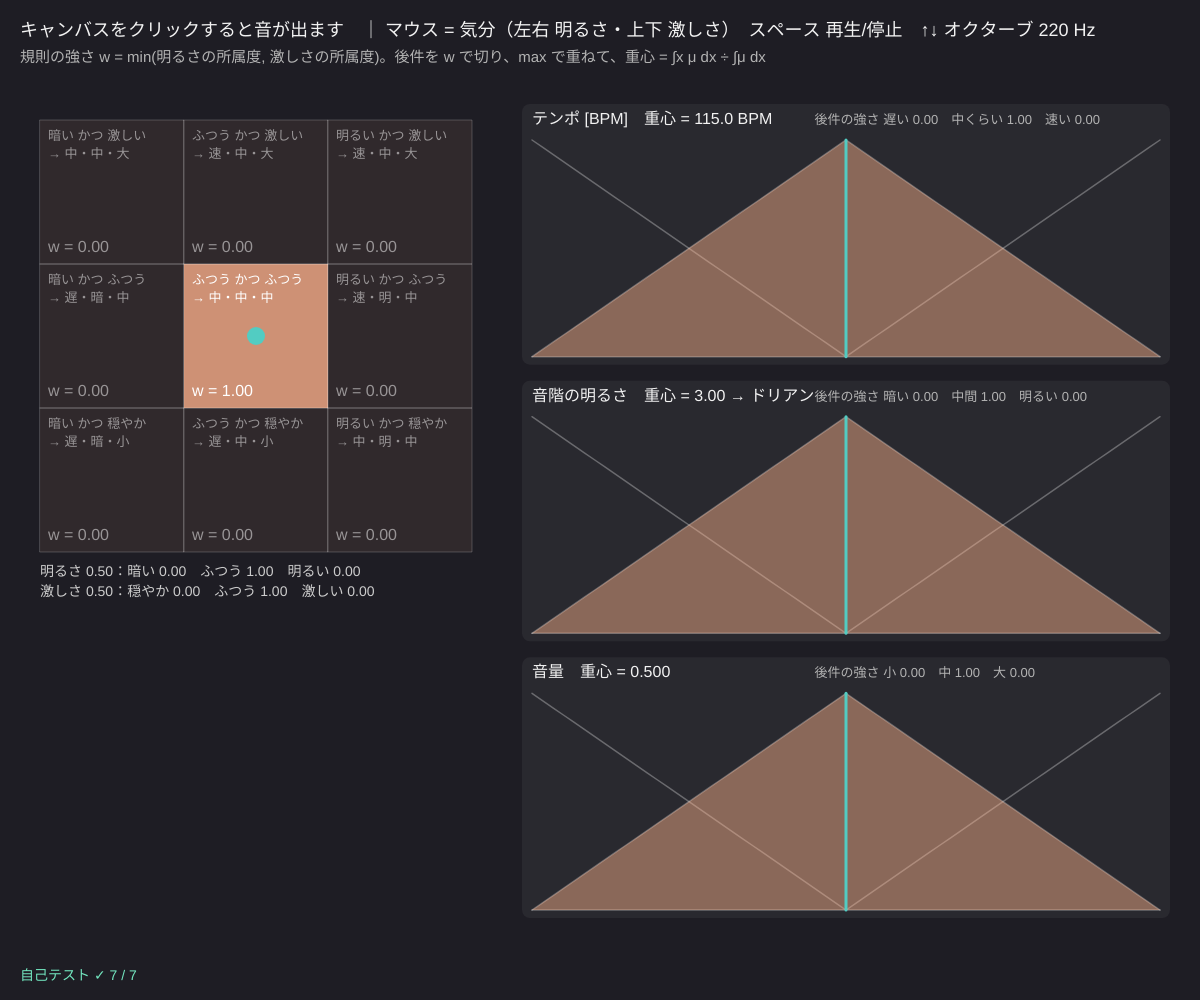
Frame 1 (no input)
Frame 60 (no input): identical to frame 1, image omitted
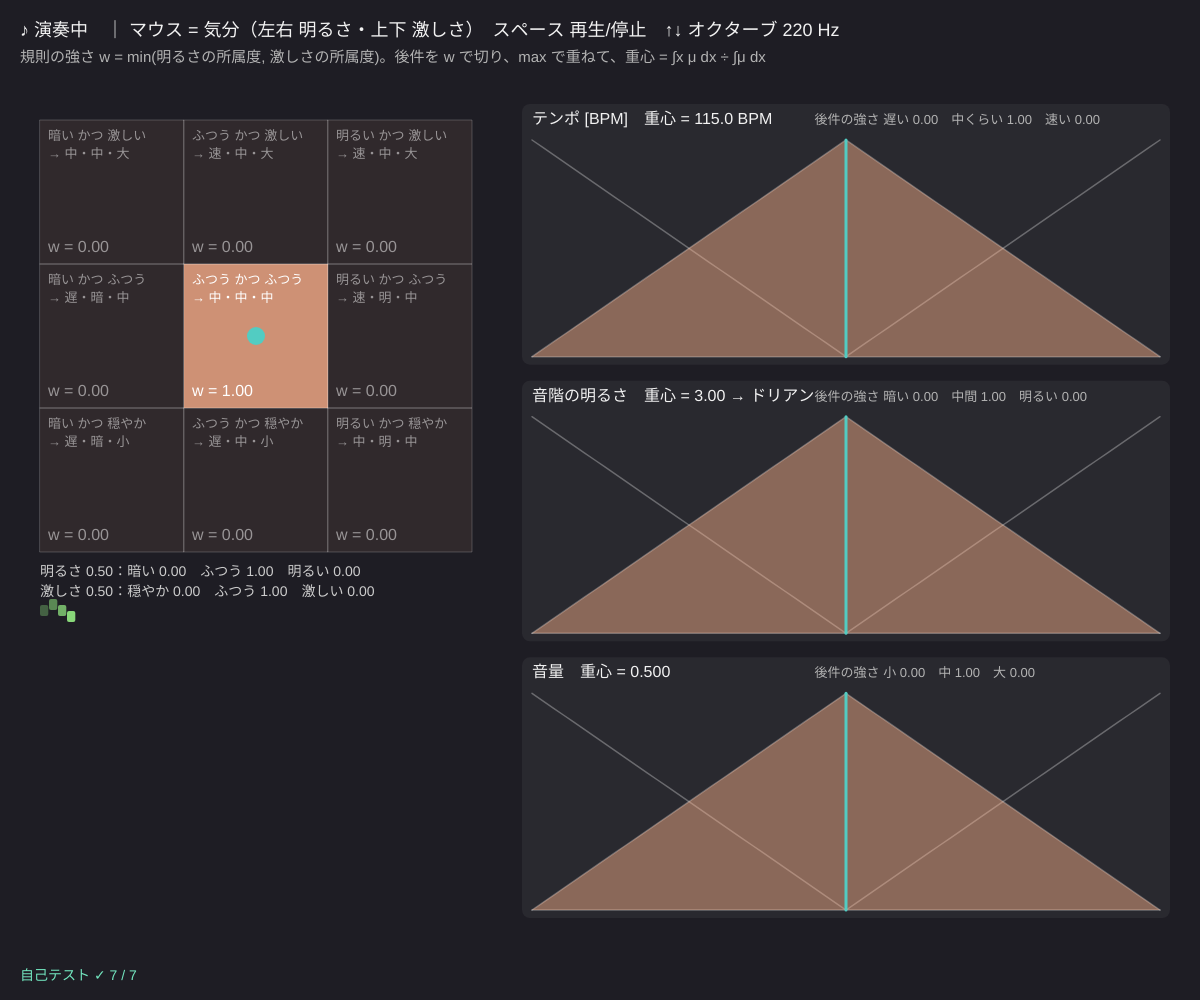
Frame 120 (the mouse pressed at the canvas centre since frame 60)

The p5.js sketch that drew these frames (run headless with seeded random() and noise() and a simulated clock; from frame 60 on, the mouse is pressed at the canvas centre):

// p5.js sketch
// ── sketch.js
// ============================================
// 14 ファジィ作曲
// マウスの位置 = 2 つの言語変数「明るさ」（左 暗い → 右 明るい）と「激しさ」（下 穏やか → 上 激しい）
//   9 個の規則（マムダニ型、min で切って max で集めて重心）で テンポ・音階・音量 を決めて演奏する
// まずクリック（音が出る） / マウス = 気分 / スペース = 再生・停止 / ↑↓ = オクターブ
// ============================================

const LV = ['暗い', 'ふつう', '明るい'], LE = ['穏やか', 'ふつう', '激しい'];
// ★ 規則の表 [明るさ][激しさ] → 後件の番号（0 小さい・1 中くらい・2 大きい）
let TEMPO_R = [[0, 0, 1], [0, 1, 2], [1, 2, 2]];   // 遅い・中くらい・速い
let SCALE_R = [[0, 0, 1], [1, 1, 1], [2, 2, 1]];   // 暗い音階・中間・明るい音階
let VOL_R = [[0, 1, 2], [0, 1, 2], [1, 1, 2]];     // 小・中・大
// 音階（暗い → 明るい の順に 7 つの旋法）
const MODES = [
  { name: 'ロクリアン', s: [0, 1, 3, 5, 6, 8, 10] }, { name: 'フリジアン', s: [0, 1, 3, 5, 7, 8, 10] },
  { name: 'エオリアン（短調）', s: [0, 2, 3, 5, 7, 8, 10] }, { name: 'ドリアン', s: [0, 2, 3, 5, 7, 9, 10] },
  { name: 'ミクソリディアン', s: [0, 2, 4, 5, 7, 9, 10] }, { name: 'イオニアン（長調）', s: [0, 2, 4, 5, 7, 9, 11] },
  { name: 'リディアン', s: [0, 2, 4, 6, 7, 9, 11] },
];
let base = 220;      // ★ いちばん下の音の高さ [Hz]
let bIn = 0.5, eIn = 0.5, playing = true, nextAt = 0, deg = 7, beat = 0, notes = [];
let SYS, pad;

function setup() {
  createCanvas(windowWidth, windowHeight);
  colorMode(HSB, 360, 100, 100, 100);
  SYS = makeSystems();
  selfTest();
}
// 入力 2 つは共通、出力ごとに 1 つのマムダニ系
function makeSystems() {
  let ins = [{ name: '明るさ', lo: 0, hi: 1, sets: evenTri(0, 1, LV) }, { name: '激しさ', lo: 0, hi: 1, sets: evenTri(0, 1, LE) }];
  let mk = (name, lo, hi, names, R) => ({ inputs: ins, output: { name, lo, hi, sets: evenTri(lo, hi, names) }, and: 'min', imp: 'min', N: 401,
    rules: R.flatMap((row, i) => row.map((k, j) => ({ ifs: [i, j], then: k }))) });
  return [mk('テンポ [BPM]', 50, 180, ['遅い', '中くらい', '速い'], TEMPO_R), mk('音階の明るさ', 0, 6, ['暗い', '中間', '明るい'], SCALE_R), mk('音量', 0, 1, ['小', '中', '大'], VOL_R)];
}

function draw() {
  background(250, 18, 14);
  let ps = Math.min(width * 0.36, height - 220);
  pad = { x: 40, y: 120, s: ps };
  if (mouseX > pad.x && mouseX < pad.x + ps && mouseY > pad.y && mouseY < pad.y + ps) {
    bIn = clampv((mouseX - pad.x) / ps, 0, 1); eIn = clampv(1 - (mouseY - pad.y) / ps, 0, 1);
  }
  let R = SYS.map((s) => mamdani(s, [bIn, eIn]));
  let tempo = R[0].y, modeI = Math.round(clampv(R[1].y, 0, 6)), vol = R[2].y;

  // 演奏：8 分音符ごとに 1 音（音階の中をふらふら歩く）
  if (playing && audioCtx && millis() >= nextAt) {
    let dt = 60000 / tempo / 2;
    nextAt = millis() + dt;
    deg = clampv(deg + Math.floor(Math.random() * 5) - 2, 0, 13);
    let sc = MODES[modeI].s, semi = 12 * Math.floor(deg / 7) + sc[deg % 7];
    playNote(base * Math.pow(2, semi / 12), (dt / 1000) * (1.6 - eIn), 0.04 + 0.3 * vol, eIn > 0.6 ? 'sawtooth' : 'triangle');
    if (beat % 4 === 0) playNote(base / 2, (dt / 1000) * 3, 0.03 + 0.2 * vol, 'sine');
    notes.push({ deg, vol, t: millis(), h: 20 + modeI * 30 }); if (notes.length > 48) notes.shift();
    beat++;
  }

  // パッド：9 つの規則のマス（色の濃さ = 発火の強さ）
  let w = R[0].w, cell = ps / 3;
  for (let i = 0; i < 3; i++) for (let j = 0; j < 3; j++) {
    let k = i * 3 + j;
    fill(20, 45, 100, 8 + 70 * w[k]); stroke(0, 0, 100, 20); rect(pad.x + i * cell, pad.y + (2 - j) * cell, cell, cell);
    noStroke(); fill(0, 0, 100, 50 + 50 * w[k]); textSize(13);
    text(LV[i] + ' かつ ' + LE[j], pad.x + i * cell + 8, pad.y + (2 - j) * cell + 20);
    text('→ ' + ['遅', '中', '速'][TEMPO_R[i][j]] + '・' + ['暗', '中', '明'][SCALE_R[i][j]] + '・' + ['小', '中', '大'][VOL_R[i][j]], pad.x + i * cell + 8, pad.y + (2 - j) * cell + 38);
    textSize(16); text('w = ' + w[k].toFixed(2), pad.x + i * cell + 8, pad.y + (3 - j) * cell - 12);
  }
  let mx = pad.x + bIn * ps, my = pad.y + (1 - eIn) * ps;
  fill(175, 60, 80); noStroke(); circle(mx, my, 18);
  fill(0, 0, 80); textSize(14);
  text('明るさ ' + bIn.toFixed(2) + '：' + LV.map((n, i) => n + ' ' + R[0].deg[0][i].toFixed(2)).join('　'), pad.x, pad.y + ps + 24);
  text('激しさ ' + eIn.toFixed(2) + '：' + LE.map((n, i) => n + ' ' + R[0].deg[1][i].toFixed(2)).join('　'), pad.x, pad.y + ps + 44);
  // 鳴った音（右下へ流れる）
  notes.forEach((n, i) => { fill(n.h, 45, 100, 30 + 70 * (i / notes.length)); rect(pad.x + (i / 48) * ps, pad.y + ps + 80 - n.deg * 3, ps / 52, 6 + n.vol * 10, 2); });

  // 右：3 つの出力（切った後件を max で集めた形と、重心）
  let ox = pad.x + ps + 60, ow = width - ox - 40, oh = (height - 200) / 3 - 20;
  R.forEach((r, q) => {
    let oy = 110 + q * (oh + 30), o = SYS[q].output, X = (v) => ox + ((v - o.lo) / (o.hi - o.lo)) * ow, Y = (m) => oy + oh - m * (oh - 30);
    noStroke(); fill(0, 0, 100, 5); rect(ox - 10, oy - 6, ow + 20, oh + 14, 8);
    o.sets.forEach((s) => { let pts = []; for (let k = 0; k <= 60; k++) { let v = o.lo + ((o.hi - o.lo) * k) / 60; pts.push([X(v), Y(evalMF(s.mf, v))]); } poly(pts, color(0, 0, 100, 30), 1.5); });
    noStroke(); fill(20, 45, 100, 45); beginShape(); vertex(X(o.lo), Y(0));
    for (let k = 0; k < r.ox.length; k += 4) vertex(X(r.ox[k]), Y(r.agg[k]));
    vertex(X(o.hi), Y(0)); endShape(CLOSE);
    stroke(175, 60, 80); strokeWeight(3); line(X(r.y), Y(0), X(r.y), Y(1)); strokeWeight(1);
    noStroke(); fill(0, 0, 95); textSize(16);
    let val = q === 0 ? r.y.toFixed(1) + ' BPM' : q === 1 ? r.y.toFixed(2) + ' → ' + MODES[modeI].name : r.y.toFixed(3);
    text(o.name + '　重心 = ' + val, ox, oy + 14);
    fill(0, 0, 70); textSize(13); text('後件の強さ ' + o.sets.map((s, k) => s.name + ' ' + r.str[k].toFixed(2)).join('　'), ox + ow * 0.45, oy + 14);
  });

  noStroke(); fill(0, 0, 95); textSize(18);
  text((audioCtx ? (playing ? '♪ 演奏中' : '停止中') : 'キャンバスをクリックすると音が出ます') + '　｜ マウス = 気分（左右 明るさ・上下 激しさ）　スペース 再生/停止　↑↓ オクターブ ' + base + ' Hz', 20, 36);
  fill(0, 0, 70); textSize(15);
  text('規則の強さ w = min(明るさの所属度, 激しさの所属度)。後件を w で切り、max で重ねて、重心 = ∫x μ dx ÷ ∫μ dx', 20, 62);
  fill(selfTestResults.every((r) => r.ok) ? color(160, 50, 90) : color(0, 80, 100)); textSize(14);
  text(selfTestLine(), 20, height - 20);
}
function poly(pts, c, sw) { if (!pts.length) return; noFill(); stroke(c); strokeWeight(sw); beginShape(); for (let p of pts) vertex(p[0], p[1]); endShape(); strokeWeight(1); }

function mousePressed() { startAudio(); }
function keyPressed() {
  startAudio();
  if (key === ' ') playing = !playing;
  if (key === UP_ARROW) base = Math.min(880, base * 2);
  if (key === DOWN_ARROW) base = Math.max(55, base / 2);
}

// ---- 自己テスト：手で計算できる値と比べる
function selfTest() {
  selfTestResults = [];
  let Q = makeSystems(), run = (q, b, e) => mamdani(Q[q], [b, e]);
  let m = run(0, 0.5, 0.5);
  check('真ん中（ふつう・ふつう）では規則 1 つだけが強さ 1 で発火', m.w.filter((x) => x > 0).length === 1 && m.w[4] === 1);
  check('そのときテンポ = 左右対称な「中くらい」の重心 = 115', near(m.y, 115, 1e-6));
  check('左下（暗い・穏やか）：端の半分の三角形 → 重心 50 + 65/3 = 71.67', near(run(0, 0, 0).y, 50 + 65 / 3, 1e-6));
  check('ふつう・激しい → 音量「大」（0.5〜1 の半分の三角形）→ 重心 1 − 0.5/3 = 0.833', near(run(2, 0.5, 1).y, 1 - 0.5 / 3, 1e-6));
  check('明るい・ふつう → 音階の重心 5 → イオニアン（長調）', near(run(1, 1, 0.5).y, 5, 1e-6) && MODES[5].name.indexOf('イオニアン') === 0);
  let A1 = 97.5 * 0.5, A2 = 0.5 * 32.5 * 0.5, c = (A1 * 98.75 + A2 * (147.5 + 32.5 / 3)) / (A1 + A2);
  check('明るさ 0.25（暗い 0.5・ふつう 0.5）：切って重ねた形の重心 = ' + c.toFixed(3), near(run(0, 0.25, 0.5).y, c, 1e-6));
  let okSum = true; for (let k = 0; k < 20; k++) { let d = run(0, k / 19, 0.3).deg[0]; if (!near(d[0] + d[1] + d[2], 1, 1e-12)) okSum = false; }
  check('入力の所属度の和はいつも 1（等間隔の三角形）', okSum);
  reportSelfTest();
}

// ---------- やってみよう ----------
// 1. 4 すみと真ん中にマウスを置いて、どの規則が発火しているか見よう。真ん中は 1 つだけ、マスの境目では 2〜4 つ
// 2. TEMPO_R の表を書きかえる（例：暗い・激しい を 2 = 速い に）。パッドの左上の音が変わる
// 3. imp を 'prod'（積で縮める）にすると、重心は少し変わる。耳でわかる？
// 4. MODES に自分の音階（例 ペンタトニック [0, 2, 4, 7, 9, 12, 14]）を入れてみよう
// 5. 規則を 5×5 に増やしてみよう（LV と LE を 5 個に、表も 5×5 に）


// ==================================================
// ここから下は「ファジィの道具」（中身は読まなくても OK。消さないでね）
// ==================================================
// ---- メンバーシップ関数（所属度 μ を 0〜1 で返す）
function trimf(x, a, b, c) {            // 三角：a で 0、b で 1、c で 0
  if (x < a || x > c) return 0;
  if (x === b) return 1;
  if (x < b) return b > a ? (x - a) / (b - a) : 1;
  return c > b ? (c - x) / (c - b) : 1;
}
function trapmf(x, a, b, c, d) {         // 台形：b〜c が 1
  if (x < a || x > d) return 0;
  if (x >= b && x <= c) return 1;
  if (x < b) return (x - a) / (b - a);
  return (d - x) / (d - c);
}
function gaussmf(x, c, s) { return Math.exp(-((x - c) * (x - c)) / (2 * s * s)); }
function sigmf(x, a, c) { return 1 / (1 + Math.exp(-a * (x - c))); }
function bellmf(x, a, b, c) { return 1 / (1 + Math.pow(Math.abs((x - c) / a), 2 * b)); }
// mf = { type: 'tri', p: [a, b, c] } のような形
function evalMF(mf, x) {
  let p = mf.p;
  if (mf.type === 'tri') return trimf(x, p[0], p[1], p[2]);
  if (mf.type === 'trap') return trapmf(x, p[0], p[1], p[2], p[3]);
  if (mf.type === 'gauss') return gaussmf(x, p[0], p[1]);
  if (mf.type === 'sig') return sigmf(x, p[0], p[1]);
  if (mf.type === 'bell') return bellmf(x, p[0], p[1], p[2]);
  return 0;
}
function clampv(v, a, b) { return v < a ? a : v > b ? b : v; }

// ---- 非ファジィ化（xs, ys は同じ長さの配列。ys は折れ線の高さ）
// 重心 = ∫x μ dx ÷ ∫μ dx（折れ線の区間ごとに正確に積分）。どの規則も発火しなければ null
function centroid(xs, ys) {
  let A = 0, M = 0;
  for (let i = 0; i + 1 < xs.length; i++) {
    let h = xs[i + 1] - xs[i], y0 = ys[i], y1 = ys[i + 1];
    A += (h * (y0 + y1)) / 2;
    M += (h * (xs[i] * (2 * y0 + y1) + xs[i + 1] * (y0 + 2 * y1))) / 6;
  }
  return A > 1e-12 ? M / A : null;
}
function areaOf(xs, ys) { let A = 0; for (let i = 0; i + 1 < xs.length; i++) A += ((xs[i + 1] - xs[i]) * (ys[i] + ys[i + 1])) / 2; return A; }

// ---- マムダニ型推論
// sys = { inputs: [{ name, lo, hi, sets: [{ name, mf }] }], output: { name, lo, hi, sets }, rules: [{ ifs: [i, j], then: k }],
//         and: 'min' | 'prod', imp: 'min' | 'prod', N: 401 }
function mamdani(sys, xin) {
  let deg = sys.inputs.map((v, i) => v.sets.map((s) => evalMF(s.mf, clampv(xin[i], v.lo, v.hi))));
  let w = sys.rules.map((r) => r.ifs.reduce((acc, si, i) => (si < 0 ? acc : sys.and === 'prod' ? acc * deg[i][si] : Math.min(acc, deg[i][si])), 1));
  let o = sys.output, str = o.sets.map(() => 0);
  sys.rules.forEach((r, k) => { str[r.then] = Math.max(str[r.then], w[k]); });   // 同じ後件は max でまとめる
  let N = sys.N || 401, ox = new Array(N), agg = new Array(N);
  for (let i = 0; i < N; i++) {
    let x = o.lo + ((o.hi - o.lo) * i) / (N - 1), a = 0;
    for (let k = 0; k < o.sets.length; k++) if (str[k] > 0) {
      let m = evalMF(o.sets[k].mf, x);
      a = Math.max(a, sys.imp === 'prod' ? str[k] * m : Math.min(str[k], m));   // 切る（min）か縮める（積）
    }
    ox[i] = x; agg[i] = a;
  }
  let c = centroid(ox, agg);
  return { deg, w, str, ox, agg, y: c === null ? (o.lo + o.hi) / 2 : c, fired: c !== null };
}
// 等間隔の三角 MF を n 個（両端は肩）
function evenTri(lo, hi, names) {
  let n = names.length, d = (hi - lo) / (n - 1);
  return names.map((name, i) => ({ name, mf: { type: 'tri', p: [lo + (i - 1) * d, lo + i * d, lo + (i + 1) * d] } }));
}

// ---- 自己テストの道具
let selfTestResults = [];
function check(name, cond) { selfTestResults.push({ name, ok: !!cond }); }
function near(a, b, tol) { return a !== null && Math.abs(a - b) <= (tol === undefined ? 1e-9 : tol); }
function reportSelfTest() { for (let r of selfTestResults) (r.ok ? console.log : console.error)((r.ok ? '✓ ' : '✗ ') + r.name); }
function selfTestLine() { let n = selfTestResults.filter((r) => r.ok).length; return '自己テスト ' + (n === selfTestResults.length ? '✓ ' : '✗ ') + n + ' / ' + selfTestResults.length; }

// ---- 音を鳴らす道具（Web Audio。最初のクリックで startAudio()）
let audioCtx = null, masterOut = null;
function startAudio() {
  if (!audioCtx) {
    audioCtx = new (window.AudioContext || window.webkitAudioContext)();
    masterOut = audioCtx.createDynamicsCompressor(); masterOut.connect(audioCtx.destination);
  }
  audioCtx.resume();
}
// 1 音：周波数 f、長さ dur 秒、大きさ vol、音色 type（'sine' 'triangle' 'square' 'sawtooth'）
function playNote(f, dur, vol, type) {
  if (!audioCtx || !isFinite(f) || f <= 0) return;
  dur = Math.max(0.05, Math.min(3, dur));
  let t = audioCtx.currentTime, o = audioCtx.createOscillator(), g = audioCtx.createGain();
  o.type = type; o.frequency.value = Math.min(4000, f);
  g.gain.setValueAtTime(0.0001, t);
  g.gain.exponentialRampToValueAtTime(Math.max(0.0002, Math.min(0.5, vol)), t + 0.02);
  g.gain.exponentialRampToValueAtTime(0.0001, t + dur);
  o.connect(g); g.connect(masterOut); o.start(t); o.stop(t + dur + 0.05);
}
